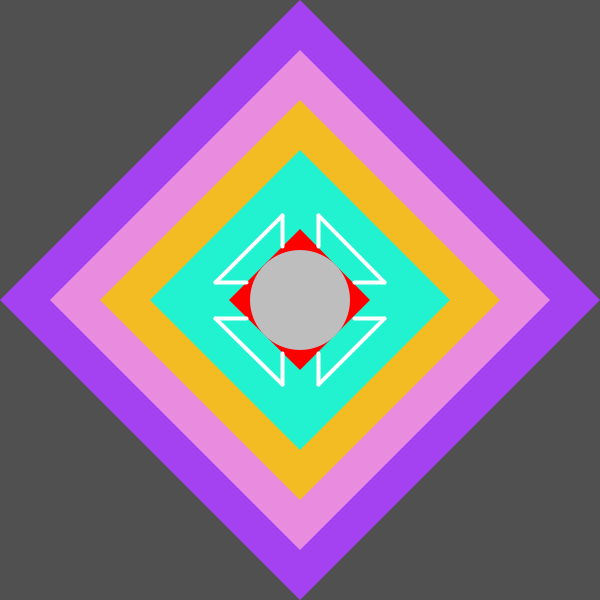
Frame 1 (no input)
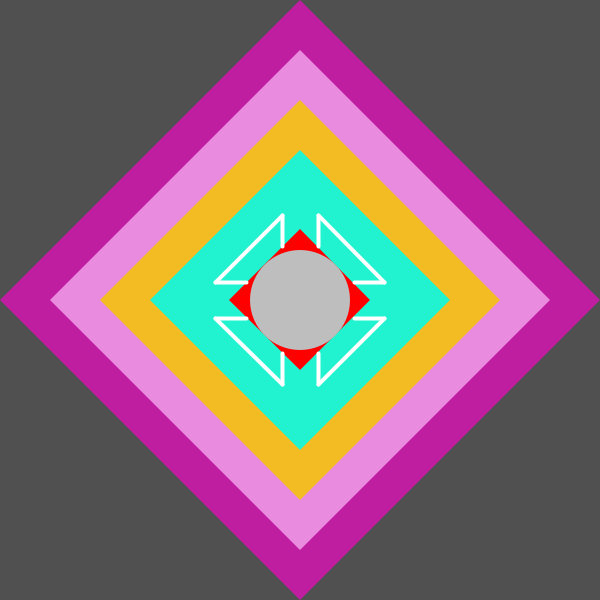
Frame 60 (the mouse pressed at the canvas centre just before this capture)
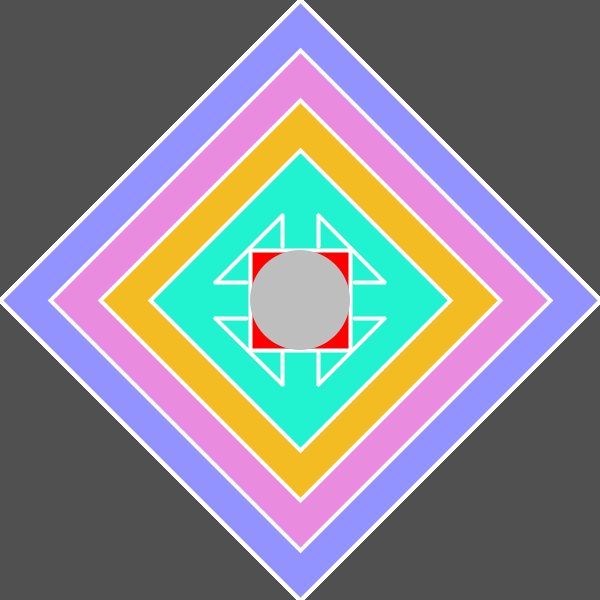
Frame 120 (the mouse held since frame 60 and released just before this capture)

The Processing sketch that drew these frames (run headless with seeded random() and noise(); from frame 60 on, the mouse is pressed at the canvas centre):

// Processing sketch: processing_39084
// ── processing_39084.pde

/* Creation and Computation
Chapter 1
Jessica Knox
September 20, 2011
this is the final sketch that I submitted for Assigment 2*/


boolean button = false; 

float rec1r;
float rec1g; 
float rec1b;

float rec2r;
float rec2g; 
float rec2b;  

float rec3r;
float rec3g;
float rec3b;

float rec4r; 
float rec4g;  
float rec4b;   
  
float cirCol;
  
//variables for colour of square in centre
float rec0r;
float rec0g;
float rec0b;

void setup() {
size(600,600);
smooth();
frameRate(10);

} 

void draw() {

//change the background colour depending on mouse location
if (mouseX < width/2 && mouseY < height/2) {
  background(80);
}else if (mouseX > width/2 && mouseY < height/2) {
  background(150); 
}else if (mouseX < width/2 && mouseY > height/2) {
  background(210); 
}else if (mouseX > width/2 && mouseY > height/2)
  background(255);   

if (mousePressed) {
  button = true; 
} else {
  button = false; 
}

if (button) {
  
//variables coordinates of shape locations
int centX = width/2;
int centY = height/2;

//variables for colour of each large rectangle

rec1r = 147;
rec1g = 147;
rec1b = 255;

rec2r = 233;
rec2g = 139; 
rec2b = 222;  

rec3r = 242;
rec3g = 188;
rec3b = 34;

rec4r = 33; 
rec4g = 243;  
rec4b = 208;   
  
cirCol = 190;
  
//variables for colour of square in centre
rec0r = 255;
rec0g = 0;
rec0b = 0;

stroke (255);
strokeWeight (4);

//these are the concentric diamonds on the outside

fill (rec1r, rec1g, rec1b);
quad (centX,0,width,centY,centX,height,0,centY);
  
fill (rec2r,rec2g,rec2b);
quad (centX,height/12,width-width/12,centY,centX,height-height/12,width/12,centY);

fill (rec3r,rec3g,rec3b);
quad (centX,height/6,width-width/6,centY,centX,height-height/6,width/6,centY);

fill (rec4r,rec4g,rec4b);
quad (centX,height/4,width-width/4,centY,centX,height-height/4,width/4,centY);

//this diamond had to be precisely measured to touch the circle in the centre

fill(255,0,0);
rectMode (CENTER);
rect(centX, centY, width/6,height/6);


//this is the circle in the centre
noStroke (); 
fill (190);
ellipseMode (CENTER);
ellipse (centX,centY,width/6,height/6);

//and now for those four weird shapes that appear near the centre circle
//the locations are measured to closest whole number from their precise location, then with a -1 or +1 for select points because the stroke was bleeding into the red diamond
stroke (255);
strokeWeight (4);
line (282,246,282,215);
line (246,282,215,282);
line (282,215,215,282);

line (318,246,318,215);
line (354,282,384,282);
line (318,215,384,282);

line (354,318,384,318);
line (318,353,318,384);
line (384,318,318,384);

line (282,353,282,384);
line (246,318,215,318);
line (282,384,215,318);

strokeWeight (0);

} else {
  
//  
//variables coordinates of shape locations

int centX = width/2;
int centY = height/2;

//variables for colour of each large rectangle
float rec1r = random(255);
float rec1g = random(255);
float rec1b = random(255);

float rec2r = 233;
float rec2g = 139; 
float rec2b = 222;  

float rec3r = 242;
float rec3g = 188;
float rec3b = 34;

float rec4r = 33; 
float rec4g = 243;  
float rec4b = 208;   
  
float cirCol = 190;
  
//variables for colour of square in centre
float rec0r = 255;
float rec0g = 0;
float rec0b = 0;

noStroke ();

//these are the concentric diamonds on the outside

fill (rec1r,rec1g,rec1b);
quad (centX,0,width,centY,centX,height,0,centY);
  
fill (233,139,222);
quad (centX,height/12,width-width/12,centY,centX,height-height/12,width/12,centY);

fill (242,188,34);
quad (centX,height/6,width-width/6,centY,centX,height-height/6,width/6,centY);

fill (33,243,208);
quad (centX,height/4,width-width/4,centY,centX,height-height/4,width/4,centY);

//this diamond had to be precisely measured to touch the circle in the centre

fill(255,0,0);
quad (300,229,370,300,300,370,229,300);



//this is the circle in the centre 
fill (190);
ellipseMode (CENTER);
ellipse (centX,centY,width/6,height/6);

//and now for those four weird shapes that appear near the centre circle
//the locations are measured to closest whole number from their precise location, then with a -1 or +1 for select points because the stroke was bleeding into the red diamond
stroke (255);
strokeWeight (4);
line (282,246,282,215);
line (246,282,215,282);
line (282,215,215,282);

line (318,246,318,215);
line (354,282,384,282);
line (318,215,384,282);

line (354,318,384,318);
line (318,353,318,384);
line (384,318,318,384);

line (282,353,282,384);
line (246,318,215,318);
line (282,384,215,318);

strokeWeight (0);


}

if (mousePressed){
button = !button;
}

}
